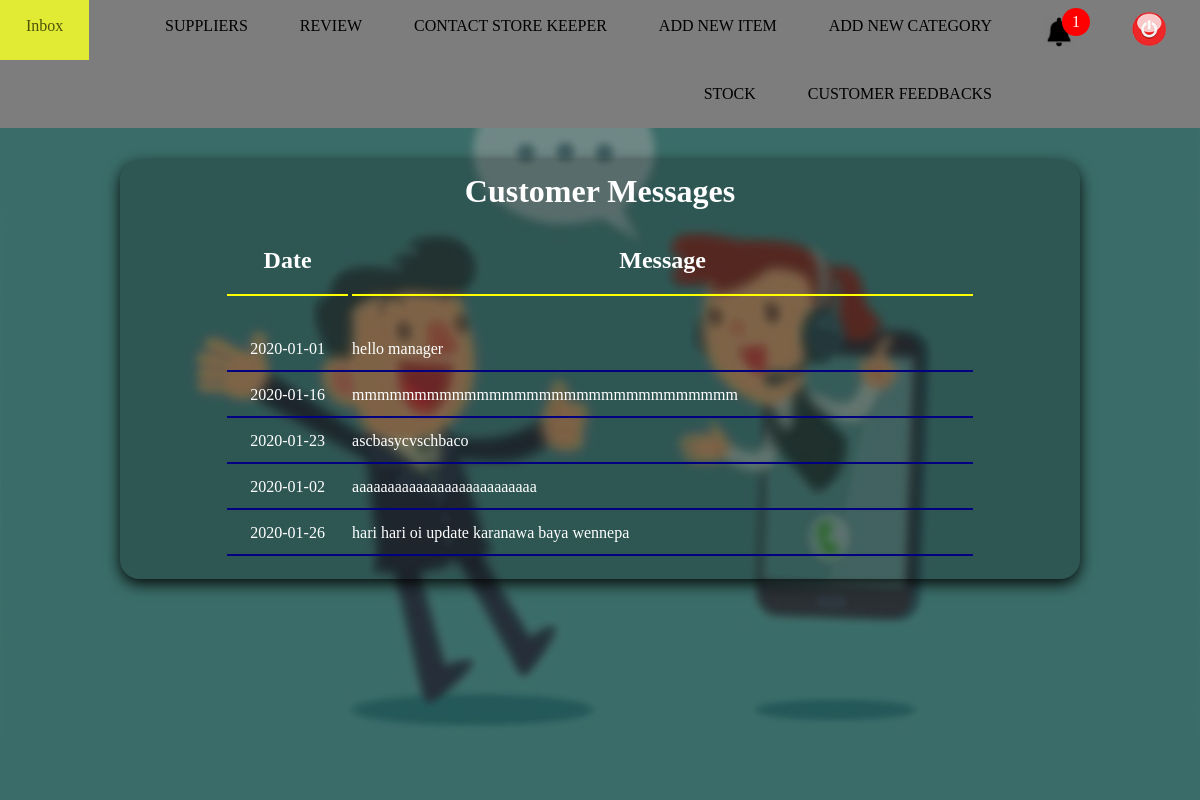
The app's page /manager/sk_msg.php (signed in) with its own data.
### tables this page shows
CREATE TABLE IF NOT EXISTS `sk_contact_manager` (
  `msg_date` text NOT NULL,
  `msg` varchar(500) NOT NULL
);

### manager/sk_msg.php (the view, shortened to what this page needs)
<?php require_once('connection.php'); ?>
<?php
	$data="SELECT * FROM sk_contact_manager";
	$result=mysqli_query($con,$data);
?>
<html>
<head>
	<link rel="stylesheet" href="inbox_css.css" type="text/css">
	<link rel="stylesheet" href="inbox_css2.css" type="text/css">
	<link rel="stylesheet" href="manager_inbox_css.css" type="text/css">
</head>
<body bgcolor="#3d3d3d">
	<div class="container">
		<div class="nav">
				<ul class="link_list_for_others" style="z-index: 1">
					<li class="nav_li" style="float: left"><a class="active" href="Mhome.php"> Inbox </a></li>
				 	<li class="nav_li" style="float: right">
				 		<a href="logout_session.php">
				 			<img class="logoutB" src="../images/logout.png">
				 		</a>
				 	</li>
				 	<li class="nav_li" id="dropdown1" style="float: right">
				 		<a>
				 			 <img class="notimage" src="../images/noti.png">
				 		</a>
				 				  <span id="notifi">
				 		  				1
						 		  </span>
				 	</li>
					<li class="nav_li"><a href="M_add_category.php"> ADD NEW CATEGORY </a></li>
				 	<li class="nav_li"><a href="add_item.php"> ADD NEW ITEM </a></li>
					<li class="nav_li"><a href="M_sk_contact.php"> CONTACT STORE KEEPER </a></li>
				 	<li class="nav_li" id="dropdown">
  					     <a> REVIEW </a>
				 	</li>
				 	<li class="nav_li"><a href="Msuppliers.php"> SUPPLIERS </a></li>
				 	<li class="nav_li"><a href="Mcusfeed.php"> CUSTOMER FEEDBACKS </a></li>
				 	<li class="nav_li"><a href="Mone_by_one_stock.php?id=100"> STOCK </a></li>
				</ul>
		</div>
			<div class="middle">
				<img src="../images/inbox_back_image.jpg" class="inbox_image">
				<div class="msg_box">
					<table class="msg_table" border="0" align="center" width="80%" cellspacing="2px" cellspacing="0px">
						<tr>
							<td colspan="2" align="center">
								<h1 align="center">
									Customer Messages
								</h1>
							</td>
						</tr>
						<tr>
							<td align="center">
								<h2 align="center">
									Date
								</h2>
								<hr color="yellow">
							</td>
							<td align="center">
								<h2 align="center">
									Message
								</h2>
								<hr color="yellow">
							</td>
						</tr>
						<?php
							while($row=mysqli_fetch_assoc($result)){
							echo "<tr>
										<td align=center>"
												.$row['msg_date'].
										"</td>
										<td>"
												.$row['msg'].
										"</td>
								  </tr>";
						?>
						<tr>
							<td colspan="2">
								<hr color="navy">
							</td>
						</tr>
						<?php
							}
						?>
					</table>
				</div>
			</div>
	</div>
</body>
</html>

### manager/inbox_css.css (style rules this page uses)
body { margin:0; padding:0; background-size:cover; background-position:center; }
.nav { position: fixed; width: 100%; z-index: 1; }
.link_list_for_others { list-style-type: none; background-color: #7d7d7d; margin-top: -8px; margin-bottom:2px; padding: 0; overflow: hidden; top:0; }
.nav_li a { display: block; color: black; text-align: center; padding: 25px 26px; text-decoration: none; }
.nav_li { float: right; }
.active { background-color: #ccff00; }
.notimage { margin-bottom: -11px; width: 30px; }
.LogoutB { margin-top: -5px; margin-bottom: -15px; width: 48px; }
#notifi { position: absolute; top: 8px; right: 110px; padding: 5px 10px; border-radius: 50%; background-color: red; color: white; }

### manager/inbox_css2.css (style rules this page uses)
.inbox_image { position: fixed; width: 100%; top: 5%; z-index: -1; opacity: 0.5; }

### manager/manager_inbox_css.css (style rules this page uses)
.msg_box { position: absolute; text-align: center; top: 20%; width:80%; right: 10%; background:rgba(0,0,0,0.2); box-sizing:border-box; padding:10px; border-radius: 20px; box-shadow:0 5px 15px rgba(0,0,0,.9); }
.msg_table { color: white; }

### records on screen
sk_contact_manager: msg_date "2020-01-01", msg "hello manager"
sk_contact_manager: msg_date "2020-01-16", msg "mmmmmmmmmmmmmmmmmmmmmmmmmmmmmmm"
sk_contact_manager: msg_date "2020-01-23", msg "ascbasycvschbaco"
sk_contact_manager: msg_date "2020-01-02", msg "aaaaaaaaaaaaaaaaaaaaaaaaaa"
sk_contact_manager: msg_date "2020-01-26", msg "hari hari oi update karanawa baya wennepa"
